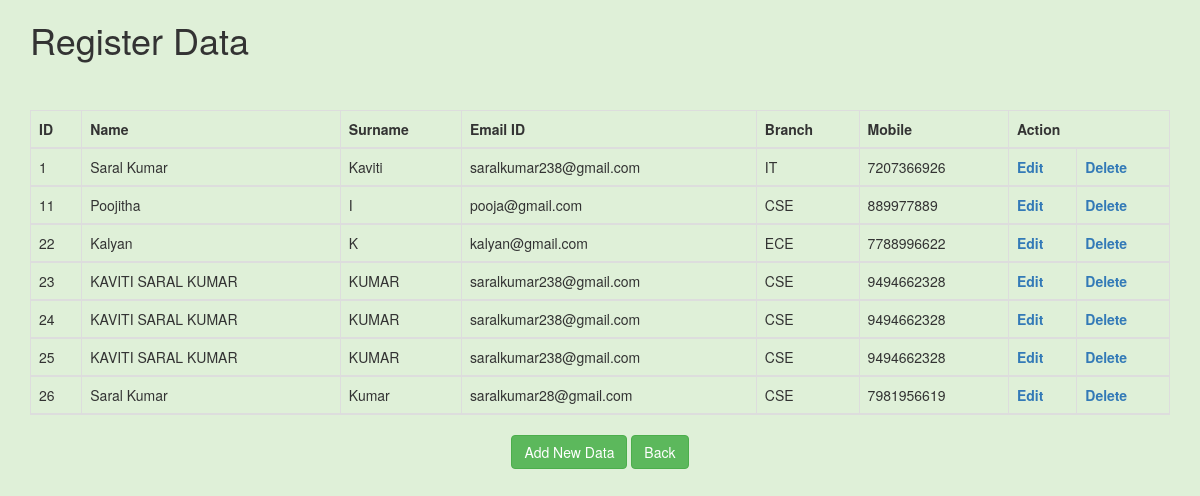
/show (signed in), run on the app's committed database.
### project_database.py (models this page shows)
class Register(Base):
	__tablename__='register'
	id = Column(Integer,primary_key=True)
	name=Column(String(100))
	surname=Column(String(100))
	email=Column(String(50))
	branch=Column(String(30))
	mobile=Column(String(20))

### main.py (the view)
@app.route('/show', methods=['POST','GET'])
@login_required
def showData():
	register=session.query(Register).all()
	return render_template('show.html',reg=register)

### main.py (called while the page is built)
@login_manager.user_loader
def load_user(user_id):
	return session.query(User).get(int(user_id))

### templates/show.html (shortened to what this page needs)
<!DOCTYPE html>
<html>
<head>
  	<link rel="stylesheet" href="https://maxcdn.bootstrapcdn.com/bootstrap/3.4.0/css/bootstrap.min.css">
</head>
<body class="bg-success">
	<form action="" method="post">
		<div class="container">
			<h1 class="mt-5">Register Data</h1><br><br>
			<table class="table table-bordered">
				<thead class="thead-dark">
					<tr>
						<th scope="col">ID</th>
						<th scope="col">Name</th>
						<th scope="col">Surname</th>
						<th scope="col">Email ID</th>
						<th scope="col">Branch</th>
						<th scope="col">Mobile</th>
						<th scope="col" colspan="2">Action</th>
					</tr>
					{% for r in reg %}
					<tr>
						<td>{{r.id}}</td>
						<td>{{r.name}}</td>
						<td>{{r.surname}}</td>
						<td>{{r.email}}</td>
						<td>{{r.branch}}</td>
						<td>{{r.mobile}}</td>
						<th><a href="{{url_for('editData',register_id=r.id)}}">Edit</a></th>
						<th><a href="{{url_for('deleteData',register_id=r.id)}}">Delete</a></th>
					</tr>
					{% endfor %}
				</thead>
			</table>
		</div>
		<div class="container">
			<center><button type="button" class="btn btn-success"><a href="{{url_for('addData')}}"><font color="white">Add New Data</font></a></button>
			{% if current_user.is_authenticated %}
		<button type="button" class="btn btn-success"><a href="{{ url_for('index')}}"><font color="white">Back</font></a></button></center>
		{% endif %}
		</div>
	</form>
</body>
</html>

### data on the page
Register: id "1", name "Saral Kumar", surname "Kaviti", email "saralkumar238@gmail.com", branch "IT", mobile "7207366926"
Register: id "11", name "Poojitha", surname "I", email "pooja@gmail.com", branch "CSE", mobile "889977889"
Register: id "22", name "Kalyan", surname "K", email "kalyan@gmail.com", branch "ECE", mobile "7788996622"
Register: id "23", name "KAVITI SARAL KUMAR", surname "KUMAR", email "saralkumar238@gmail.com", branch "CSE", mobile "9494662328"
Register: id "24", name "KAVITI SARAL KUMAR", surname "KUMAR", email "saralkumar238@gmail.com", branch "CSE", mobile "9494662328"
Register: id "25", name "KAVITI SARAL KUMAR", surname "KUMAR", email "saralkumar238@gmail.com", branch "CSE", mobile "9494662328"
Register: id "26", name "Saral Kumar", surname "Kumar", email "saralkumar28@gmail.com", branch "CSE", mobile "7981956619"
